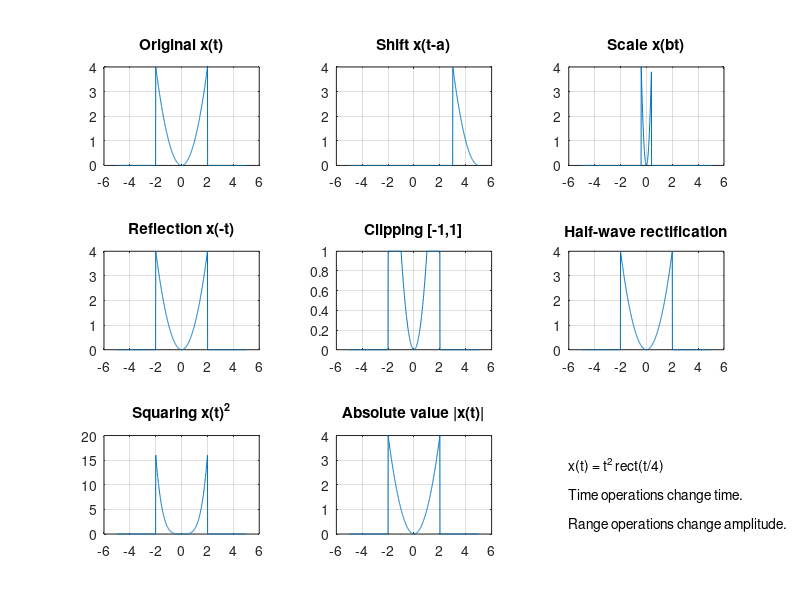
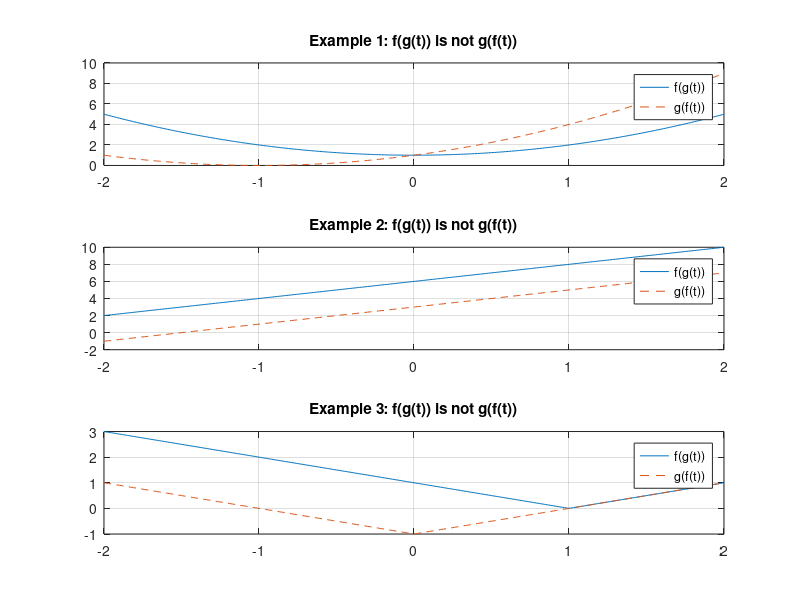
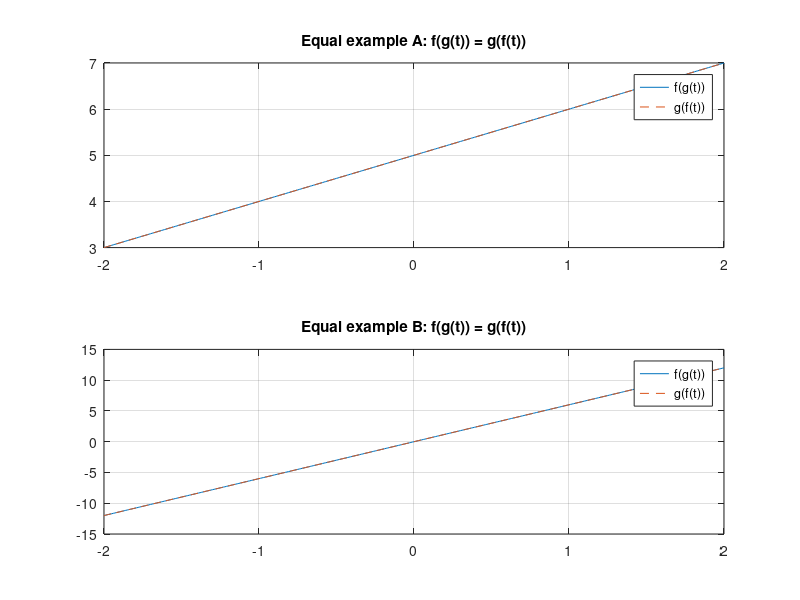

Write MATLAB code to recreate these figures, in order.
% Assigned signal: x(t) = t^2 * rect(t/4)
clc;
clear;
close all;

%% 1. Original signal
 t = -5:0.01:5;
 xfun = @(t) t.^2 .* (abs(t) <= 2); % rect(t/4) is 1 inside -2 to 2
 x = xfun(t);

 
%% 2. Time-domain transformations
 a = input('Enter time shift a (example 1): ');
 b = input('Enter time scale b (non-zero, example 2): ');
 if isempty(a), a = 1; end
 if isempty(b) || b == 0
     b = 2;
     disp('Scale cannot be zero. Using b = 2.');
 end
 x_shift = xfun(t-a);  
 x_scale = xfun(b*t);  
 x_reflect = xfun(-t); 

%% 3. Range / amplitude transformations
 x_clip = min(max(x,-1),1); 
 x_rectify = max(x,0);      
 x_square = x.^2;           
 x_absolute = abs(x);      

%% 4. Plot original signal and all transformations
 figure('Name','A11 Signal Transformations');
 subplot(3,3,1);
 plot(t,x); 
 grid on; 
 title('Original x(t)');

 subplot(3,3,2);
 plot(t,x_shift);
 grid on;
 title('Shift x(t-a)');
 
 
 subplot(3,3,3);
 plot(t,x_scale);
 grid on; 
 title('Scale x(bt)');
 
 subplot(3,3,4);
 plot(t,x_reflect);
 grid on; 
 title('Reflection x(-t)');
 
 subplot(3,3,5);
 plot(t,x_clip); 
 grid on;
 title('Clipping [-1,1]');
 
 subplot(3,3,6);
 plot(t,x_rectify);
 grid on;
 title('Half-wave rectification');
 
 subplot(3,3,7);
 plot(t,x_square);
 grid on;
 title('Squaring x(t)^2');

 subplot(3,3,8);
 plot(t,x_absolute); 
 grid on;
 title('Absolute value |x(t)|');
 
 subplot(3,3,9);
 axis off;
 text(0,0.7,'x(t) = t^2 rect(t/4)');
 text(0,0.4,'Time operations change time.');
 text(0,0.1,'Range operations change amplitude.');

%% 5. Composition Explorer: three examples where f(g(t)) is not g(f(t))
z = -2:0.01:2;

% Example 1: f(z)=z+1, g(z)=z^2
fg1 = z.^2 + 1;
gf1 = (z+1).^2;

% Example 2: f(z)=2z, g(z)=z+3
fg2 = 2*(z+3);
gf2 = 2*z + 3;

% Example 3: f(z)=abs(z), g(z)=z-1
fg3 = abs(z-1);
gf3 = abs(z)-1;

figure('Name','Composition Examples: Not Equal');
subplot(3,1,1);
plot(z,fg1,z,gf1,'--');
grid on;
title('Example 1: f(g(t)) is not g(f(t))');
legend('f(g(t))','g(f(t))');

subplot(3,1,2);
plot(z,fg2,z,gf2,'--'); 
grid on;
title('Example 2: f(g(t)) is not g(f(t))'); 
legend('f(g(t))','g(f(t))');

subplot(3,1,3);
plot(z,fg3,z,gf3,'--'); 
grid on;
title('Example 3: f(g(t)) is not g(f(t))');
legend('f(g(t))','g(f(t))');

%% 6. Composition examples where f(g(t)) equals g(f(t))
% Example A: f(z)=z+2 and g(z)=z+3, both give z+5
fgA = (z+3)+2;
gfA = (z+2)+3;

% Example B: f(z)=2z and g(z)=3z, both give 6z
fgB = 2*(3*z);
gfB = 3*(2*z);

figure('Name','Composition Examples: Equal');
subplot(2,1,1);
plot(z,fgA,z,gfA,'--');
grid on;
title('Equal example A: f(g(t)) = g(f(t))'); 
legend('f(g(t))','g(f(t))');

subplot(2,1,2);
plot(z,fgB,z,gfB,'--'); 
grid on;
title('Equal example B: f(g(t)) = g(f(t))');
legend('f(g(t))','g(f(t))');
